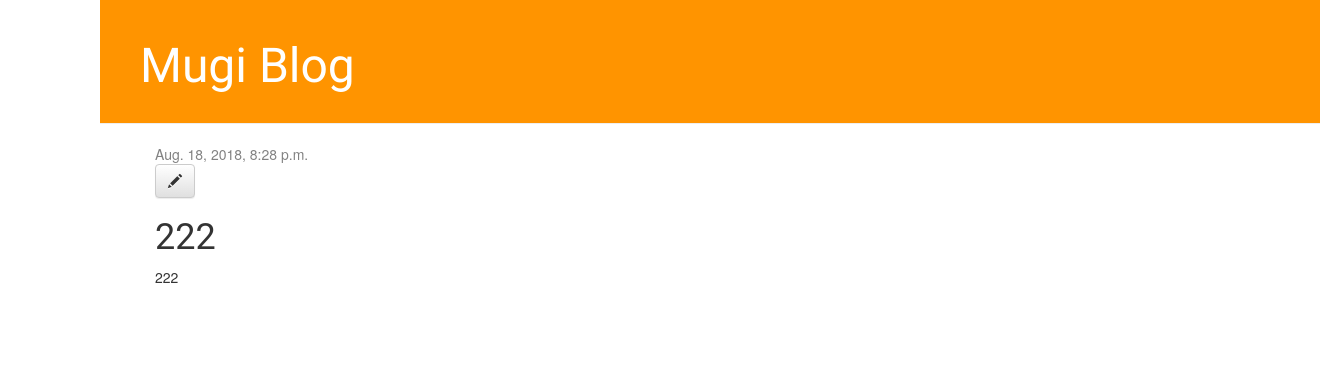
The app's page /post/2/, older data.
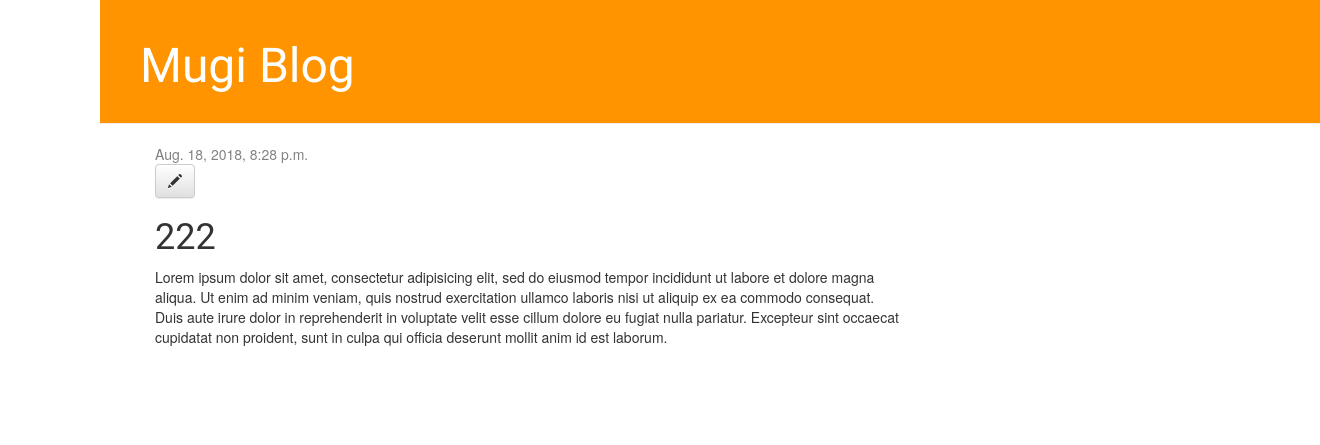
The same page, newer data.
### blog/models.py (models this page shows, shortened)
class Post(models.Model):
    author = models.ForeignKey('auth.User', on_delete=models.CASCADE)
    title = models.CharField(max_length=200)
    text = models.TextField()
    created_date = models.DateTimeField(default=timezone.now)
    published_date = models.DateTimeField(blank=True, null=True)

### blog/views.py (the view)
# urls.py: path('post/<int:pk>/', views.post_detail, name='post_detail'),
def post_detail(request, pk):
    post = get_object_or_404(Post, pk=pk)
    return render(request, 'blog/post_detail.html', {'post':post})

### blog/templates/blog/post_detail.html
{% extends 'blog/base.html' %}
{% block content %}
    <div class="post">
      {% if post.published_date %}
        <div class="date">
          {{ post.published_date }}
        </div>
      {% endif %}
      <a class="btn btn-default" href="{% url 'post_edit' pk=post.pk %}"><span class="glyphicon glyphicon-pencil"</span></a>
      <h1>{{ post.title }}</h1>
      <p>{{ post.text|linebreaksbr }}</p>
    </div>
{% endblock %}

Row changes from the older to the newer data that the page shows:
changed Post: text "222" → "Lorem ipsum dolor sit amet, consectetur adipisicing elit, sed do eiusmod tempor incididunt ut labore et dolore magna aliqua. Ut enim ad minim veniam, quis nostrud exercitation ullamco laboris nisi ut aliquip ex ea commodo consequat. Duis aute irure dolor in reprehenderit in voluptate velit esse cillum dolore eu fugiat nulla pariatur. Excepteur sint occaecat cupidatat non proident, sunt in culpa qui officia deserunt mollit anim id est laborum."
